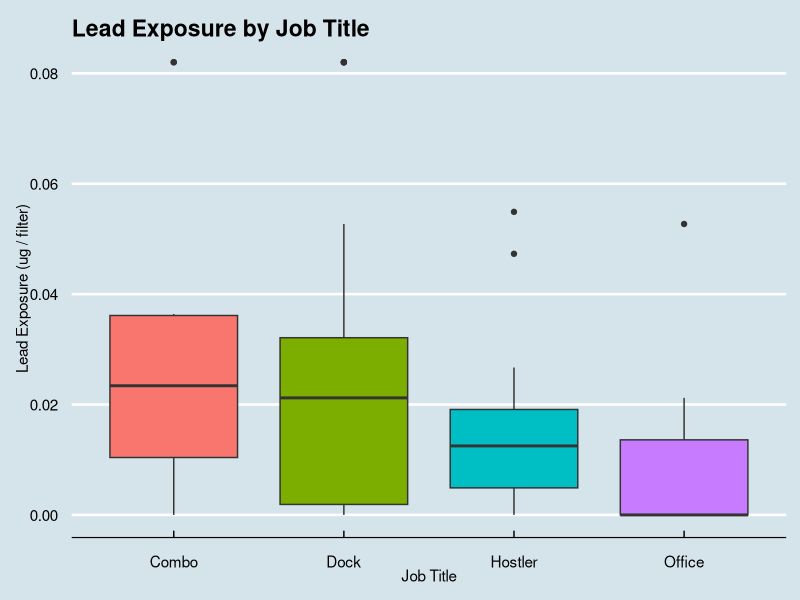
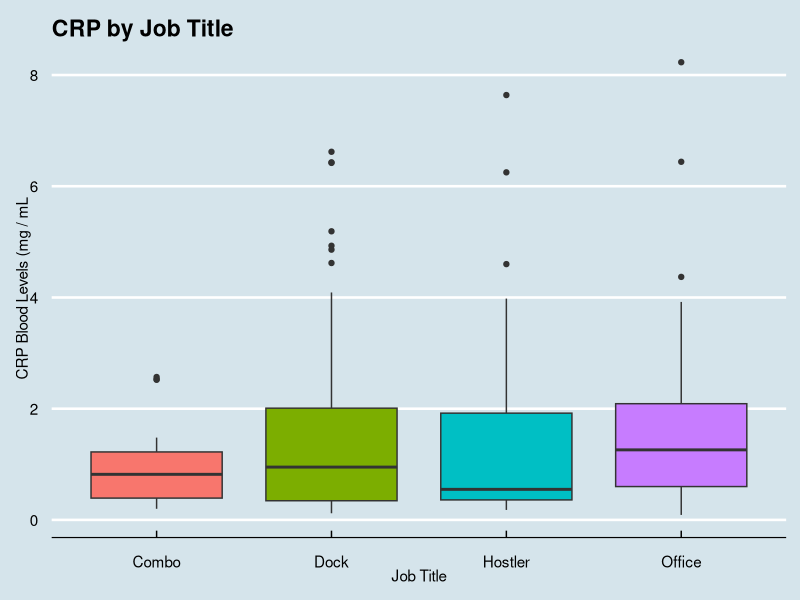
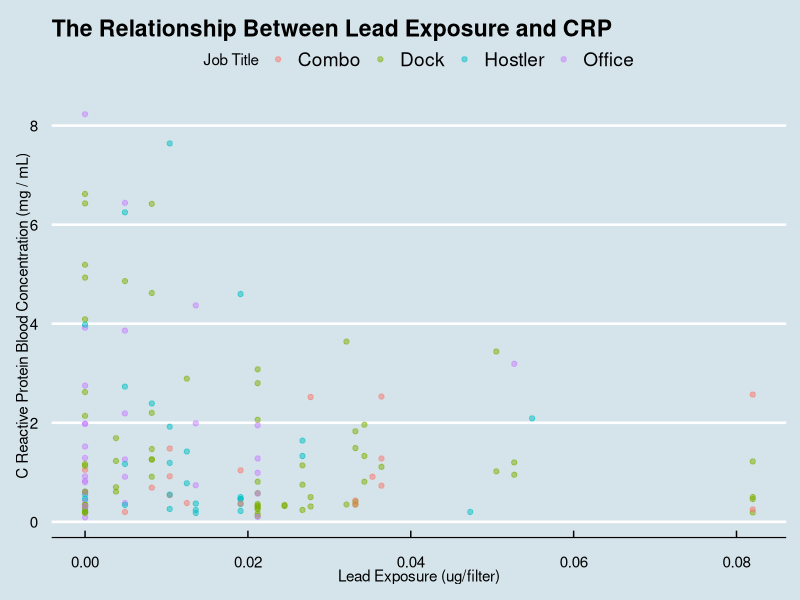
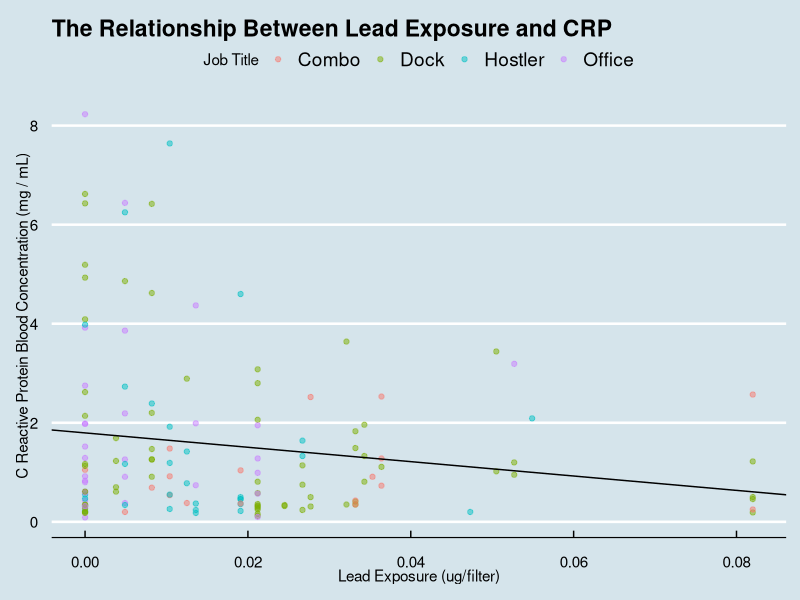
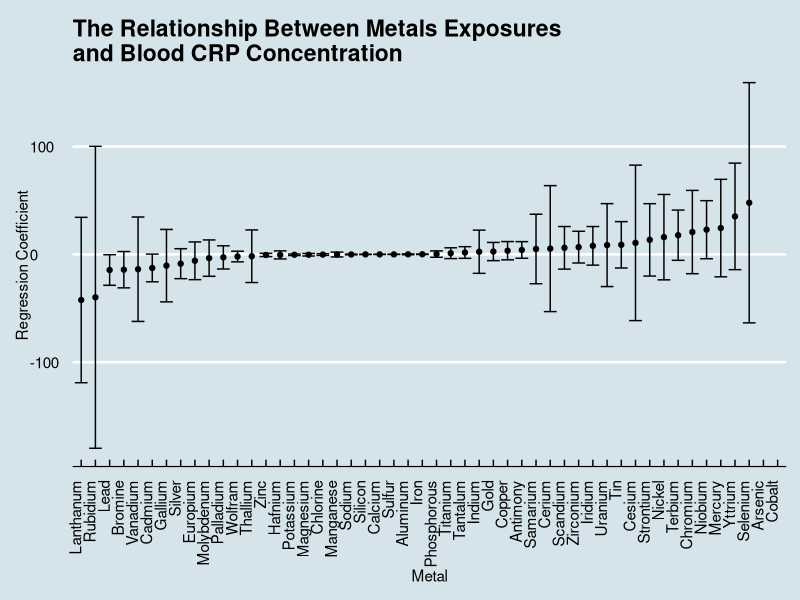
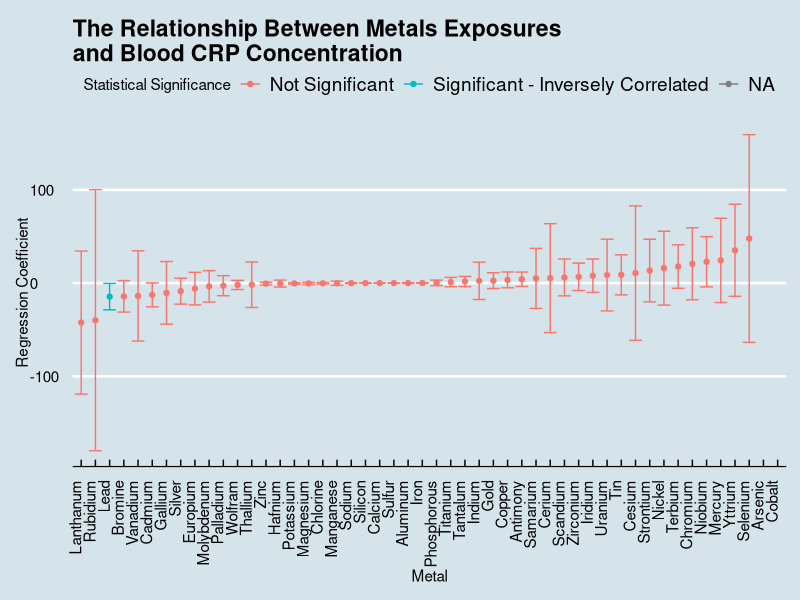
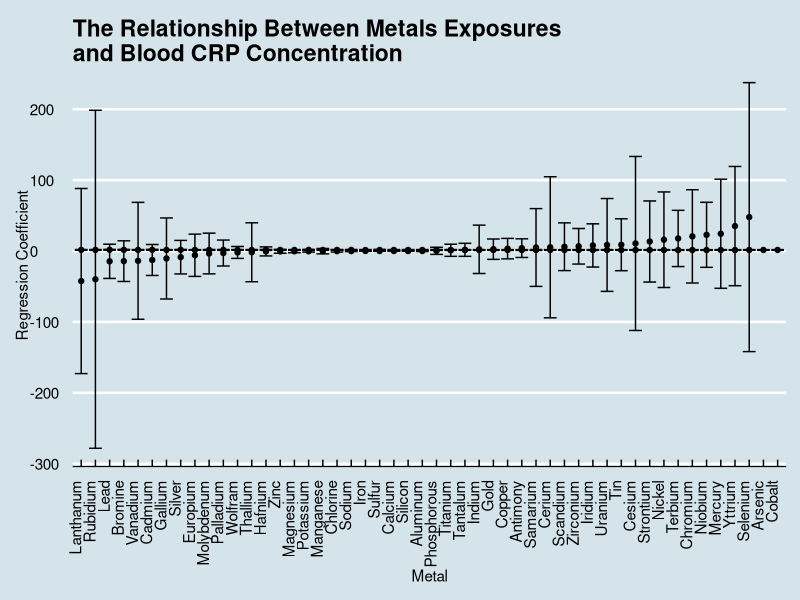
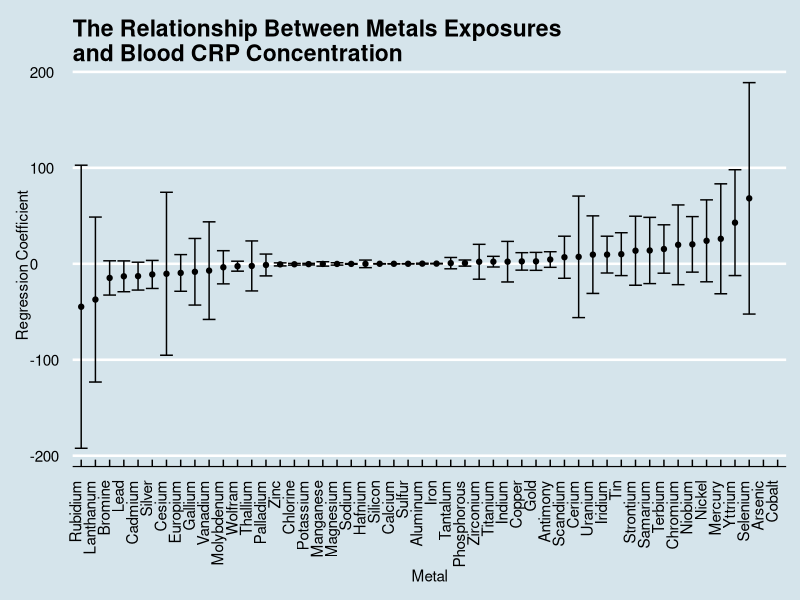

These charts were generated, in order, by the following R code: (Note: this script raises an error after producing the figures.)
## ---- chunk 1
library(tidyverse)
library(readxl)
library(ggthemes)
library(broom)
library(stringr)
library(stringi)
library(RColorBrewer)
library(MASS)
## ---- chunk 2
biomarkers <- read_excel ("xfr_with_inflamm.xls")
metals <- read_excel ("XRF_results_HVELX63X.xls", sheet = 3)
data <- left_join (biomarkers, metals, by = "sampleid")
## ---- chunk 3
data %>% ggplot (aes (x = standard_job_title, y = PBXC, fill = standard_job_title)) +
          geom_boxplot () +
          xlab ("Job Title") +
          ylab ("Lead Exposure (ug / filter)") +
          ggtitle ("Lead Exposure by Job Title") +
          guides (fill = FALSE) +
          theme_economist ()
## ---- chunk 4
data %>% ggplot (aes (x = standard_job_title, y = CRP, fill = standard_job_title)) +
          geom_boxplot () +
          xlab ("Job Title") +
          ylab ("CRP Blood Levels (mg / mL") +
          ggtitle ("CRP by Job Title") +
          guides (fill = FALSE) +
          theme_economist ()
## ---- chunk 5
p<- data %>% ggplot (aes (x = PBXC , y = CRP, col = standard_job_title)) +
          geom_point(alpha = 0.5) +
          xlab ("Lead Exposure (ug/filter)") +
          ylab ("C Reactive Protein Blood Concentration (mg / mL)") +
          ggtitle ("The Relationship Between Lead Exposure and CRP") +
          labs (col = "Job Title") +
          theme_economist()
p
## ---- chunk 6
fit <- lm (CRP ~ PBXC, data = data, na.rm = TRUE)
fit <- tidy(fit)
fit
int <- fit$estimate [1]
m <- fit$estimate [2]
## ---- chunk 7
p + geom_abline ( intercept = int, slope = m)
## ---- chunk 8
tidy_data <- data %>% gather (Code, concentration, `NAXC`:`URXU`)
## ---- chunk 9
tidy_data <- tidy_data %>% filter (str_sub (Code, -2) == "XC")
## ---- chunk 10
metal_codes <- read_csv ("metal_codes.csv")
tidy_data <- left_join(tidy_data, metal_codes, by = "Code")
## ---- chunk 11
reg <- tidy_data %>% group_by (Metal) %>%
  do (tidy (lm (CRP ~ concentration, data = .), conf.int = TRUE))
## ---- chunk 12
reg <- reg %>% filter (term != "(Intercept)")
## ---- chunk 13
reg %>% filter (Metal != "Barium") %>% 
  ggplot ( aes ( x = reorder (Metal, estimate), y = estimate, ymin = conf.low, ymax = conf.high)) +
    geom_errorbar () +
    geom_point () +
    xlab ("Metal") +
    ylab ("Regression Coefficient") +
    ggtitle ("The Relationship Between Metals Exposures\nand Blood CRP Concentration") +
    theme_economist () +
    theme(axis.text.x = element_text(angle = 90, hjust = 1)) 
## ---- chunk 14
reg <- reg %>% mutate (
  sig = ifelse(conf.high < 0 , "Significant - Inversely Correlated", 
               ifelse(conf.high >0 | conf.low <0, "Not Significant", 
                      ifelse(conf.low > 0, "Significant - Positively Correlated" , NA)))
)

reg %>% filter (Metal != "Barium") %>% 
  ggplot (aes (x = reorder (Metal, estimate), y = estimate, ymin = conf.low, ymax = conf.high, col = sig)) +
    geom_errorbar () +
    geom_point () +
    xlab ("Metal") +
    ylab ("Regression Coefficient") +
    ggtitle ("The Relationship Between Metals Exposures\nand Blood CRP Concentration") +
    theme_economist () +
    theme (axis.text.x = element_text (angle = 90, hjust = 1)) +
    guides (col = guide_legend (title = "Statistical Significance"))
## ---- chunk 15
#Establish adjusted alpha and new confidence level.
alpha <- 0.05 / 51
conf_level <- 1 - alpha

#Re-run simple unadjusted regression for each metal with the new confidence level.
reg2 <- tidy_data %>% group_by (Metal) %>%
  do (tidy (lm (CRP ~ concentration, data = .), conf.int = TRUE, conf.level = conf_level))

#Remove intercept terms.
reg <- reg %>% filter (term != "(Intercept)")

#Add indicators of significance.
reg2 <- reg2 %>% mutate (
  sig = ifelse(conf.high < 0 , "Significant - Inversely Correlated", 
               ifelse(conf.high >0 | conf.low <0, "Not Significant", 
                      ifelse(conf.low > 0, "Significant - Positively Correlated" , NA)))
)

#Plot estimates and confidence intervals, again removing barium from the plot because its confidence intervals are very wide.
reg2 %>% filter (Metal != "Barium") %>% 
  ggplot ( aes ( x = reorder (Metal, estimate), y = estimate, ymin = conf.low, ymax = conf.high)) +
    geom_errorbar () +
    geom_point () +
    xlab ("Metal") +
    ylab ("Regression Coefficient") +
    ggtitle ("The Relationship Between Metals Exposures\nand Blood CRP Concentration") +
    theme_economist () +
    theme(axis.text.x = element_text(angle = 90, hjust = 1))
## ---- chunk 16
#Run regression for each metal. Include covariates and job title variables this time.
reg <- tidy_data %>% group_by (Metal) %>%
  do (tidy (lm (CRP ~ concentration + Gender + White + Education + Avg_cigarettes + standard_job_title , data = .,  na.rm = TRUE, conf.int = TRUE)))

#Filter out all the intercepts and coefficients that do not correspond with the concentration term. Note that I also filter out the job title variables here. But we'll look at those later.
conc_coeffs <- reg %>% filter (term != "(Intercept)" & term != "Gendermale" & term != "Whiteyes"  & term != "Educationhigh school or GED" & term != "Educationless than high school" & term != "Avg_cigarettes" & term != "standard_job_titleDock" & term != "standard_job_titleHostler" & term != "standard_job_titleOffice")

#Add the confidence intervals.
conc_coeffs <- conc_coeffs %>% mutate (
  conf.high = estimate + qnorm(0.975) * std.error,
  conf.low = estimate - qnorm(0.975) * std.error
)

#Add the indicators of statistical significance.
conc_coeffs <- conc_coeffs %>% mutate (
  sig = ifelse(conf.high < 0 , "Significant - Inversely Correlated", 
               ifelse(conf.high >0 | conf.low <0, "Not Significant", 
                      ifelse(conf.low > 0, "Significant - Positively Correlated" , NA)))
)

#Plot the concentration coefficients for each metal. Again, we remove the coefficient for barium because it has a very wide confidence interval.
conc_coeffs  %>% filter (Metal != "Barium") %>% 
  ggplot ( aes ( x = reorder (Metal, estimate), y = estimate, ymin = conf.low, ymax = conf.high)) +
    geom_errorbar () +
    geom_point () +
    xlab ("Metal") +
    ylab ("Regression Coefficient") +
    ggtitle ("The Relationship Between Metals Exposures\nand Blood CRP Concentration") +
    theme_economist () +
    theme(axis.text.x = element_text(angle = 90, hjust = 1))
## ---- chunk 17
#We're using the same regression model as in the previous code chunk. But now we are filtering so that we only keep the job title variables.
job_coeffs <- reg %>% filter (term == "standard_job_titleDock" | term == "standard_job_titleHostler" | term == "standard_job_titleOffice") %>% mutate (term = ifelse(term == "standard_job_titleDock", "Dock", ifelse(term == "standard_job_titleHostler", "Hostler", ifelse(term == "standard_job_titleOffice", "Office", NA))))

#Add the confidence intervals.
job_coeffs <- job_coeffs %>% mutate (
  conf.high = estimate + qnorm(0.975) * std.error,
  conf.low = estimate - qnorm(0.975) * std.error
)

#Add the indicators of statistical significance.
job_coeffs <- job_coeffs %>% mutate (
  sig = ifelse(conf.high < 0 , "Significant - Inversely Correlated", 
               ifelse(conf.high >0 | conf.low <0, "Not Significant", 
                      ifelse(conf.low > 0, "Significant - Positively Correlated" , NA)))
)

#Plot the job title coefficients from each metal model.
job_coeffs  %>%
  ggplot ( aes ( x = reorder (Metal, estimate), y = estimate, ymin = conf.low, ymax = conf.high)) +
    geom_errorbar () +
    geom_point () +
    xlab ("Metal") +
    ylab ("Regression Coefficient") +
    ggtitle ("The Relationship Between Job Title and Blood CRP,\nControlling for Each Metal Individually") +
    theme_economist () +
    theme(axis.text.x = element_text(angle = 90, hjust = 1)) + facet_grid(term~.)

## ---- chunk 18
RMSE <- function(true_ratings, predicted_ratings){
    sqrt(mean((true_ratings - predicted_ratings)^2))
}
## ---- chunk 19
tidy_data[is.na(tidy_data)] <- 0 #replace all NAs in the dataframe with zero.

predictions <- tidy_data %>% group_by (Metal) %>% do (augment (lm (CRP ~ concentration + Gender + White + Education + Avg_cigarettes + standard_job_title , data = .))) #save predictions from regression in new `predictions` data frame.

predictions$sampleid <- tidy_data$sampleid #add sampleid's to `predictions` data frame.
## ---- chunk 20
metal_RMSEs <- data.frame(
  Metal = metal_codes$Metal,
  RMSE = NA
)
metal_RMSEs$Metal <- as.character (metal_RMSEs$Metal)
## ---- chunk 21
for( i in  1:51){ #run through the loop 51 times for each metal
CRP_prediction <- predictions %>% filter (Metal == metal_RMSEs[i, 1]) #In each loop, we loop at just one metal from the `predictions` data frame.
CRP_actual <- tidy_data %>% filter(Metal == metal_RMSEs[i, 1]) #filter out the tidy data so that it shows only the metal of interest for the loop number.

metal_RMSEs[i, 2] <- RMSE(CRP_actual$CRP, CRP_prediction$.fitted) #input actual CRP and predicted CRP to calculate RMSE with the function we established earlier. Store RMSE in the `metal_RMSEs` data frame we established earlier.
}
## ---- chunk 22
metal_RMSEs %>%
  ggplot(aes(x=reorder(Metal, RMSE),y = RMSE)) +
  geom_bar(stat = "identity")+
  ggtitle ("RMSE of Each Metal Model" ) +
  xlab ("Metal Model") +
  theme_economist ()+
  theme (axis.text.x = element_text(angle = 90, hjust = 1))
## ---- chunk 23
metal = metal_codes$Metal
estimate = rep(NA, 51)
t_stat = rep(NA, 51)

metal_step = data.frame (metal, estimate, t_stat)
## ---- chunk 24
is.integer0 <- function(x)
 {
     is.numeric(x) && length(x) == 0L
 }
## ---- chunk 25
step_RMSEs <- data.frame(
  Metal = metal_codes$Metal,
  RMSE = NA
)
step_RMSEs$Metal <- as.character (metal_RMSEs$Metal)
## ---- chunk 26
for(i in 1:51){
step_data <- tidy_data %>% filter (Metal == metal_step[i, 1]) #filter out the tidy_data so that it includes the metal of focus for the loop.

step<-stepAIC(lm(CRP~., data = step_data[, c(1, 6:23, 25:101, 103:111, 116:129, 134)]),
              scope = list(lower=as.formula(CRP ~ concentration), upper=as.formula(CRP ~ .))) # I'm including almost all of the variables. But I'm excluding a few that just don't really make sense to include.
s = summary(step)
sc = as.data.frame(s$coefficients) #store the coefficients.

sc[with(sc, order(-Estimate)), ]
sc$variable <- rownames(sc)
metal_step[i,2] <- ifelse(is.integer0(sc$Estimate[sc$variable == "concentration"]) == TRUE, NA, sc$Estimate[sc$variable == "concentration"]) #Store just the concentration coefficient. Use the is.integer0 function so that if a model does not have a concentration variable, an NA will be stored for that metal.
                          
metal_step[i, 3] <- ifelse(is.integer0(sc$`t value`[sc$variable == "concentration"]) == TRUE, NA, sc$`t value`[sc$variable == "concentration"]) #save the t-score for the concentration coefficne.t Again, if the model does not have a concentration variable, store an NA for that metal.

step_prediction <- predict(step) #Predict CRP from regression model
step_RMSEs[i, 2] <- RMSE(CRP_actual$CRP, step_prediction) #Use actual CRP values and the prediction values from the model to calculate RMSE. Store RMSE value.
}
## ---- chunk 27
metal_step <- metal_step %>% mutate (
  std_err = estimate / t_stat,
  upper = estimate + qnorm(0.975)*std_err,
  lower = estimate - qnorm(0.975)*std_err
  )
## ---- chunk 28
metal_step %>% filter(metal != "Barium" ) %>%
  ggplot ( aes ( x = reorder (metal, estimate), y = estimate, ymin = lower, ymax = upper)) +
    geom_errorbar () +
    geom_point () +
    xlab ("Metal") +
    ylab ("Regression Coefficient") +
    ggtitle ("The Relationship Between Metals Exposures\nand Blood CRP Concentration") +
    theme_economist () +
    theme(axis.text.x = element_text(angle = 90, hjust = 1))
## ---- chunk 29
alpha <- 0.05 / 51
z <- 1 - alpha / 2
metal_step <- metal_step %>% mutate (
  upper_corrected = estimate + qnorm(z)*std_err,
  lower_corrected = estimate - qnorm(z)*std_err,
  sig = ifelse(upper_corrected < 0 , "Significant - Inversely Correlated", 
               ifelse(upper_corrected >0 | upper_corrected <0, "Not Significant", 
                      ifelse(lower_corrected > 0, "Significant - Positively Correlated" , NA)))
  )
## ---- chunk 30
metal_step <- na.omit(metal_step)
metal_step %>% filter(metal != "Barium" ) %>% 
  ggplot ( aes ( x = reorder (metal, estimate), y = estimate, ymin = lower_corrected, ymax = upper_corrected, col = sig  )) +
    geom_errorbar () +
    geom_point () +
    xlab ("Metal") +
    ylab ("Regression Coefficient") +
    ggtitle ("The Relationship Between Metals Exposures\nand Blood CRP Concentration") +
    theme_economist () +
    theme(axis.text.x = element_text(angle = 90, hjust = 1))
## ---- chunk 31
step_RMSEs %>%
  ggplot(aes(x=reorder(Metal, RMSE),y = RMSE)) +
  geom_bar(stat = "identity")+
  ggtitle ("RMSE of Each Backwards Selection Metal Model" ) +
  xlab ("Metal Model") +
  theme_economist ()+
  theme (axis.text.x = element_text(angle = 90, hjust = 1))
